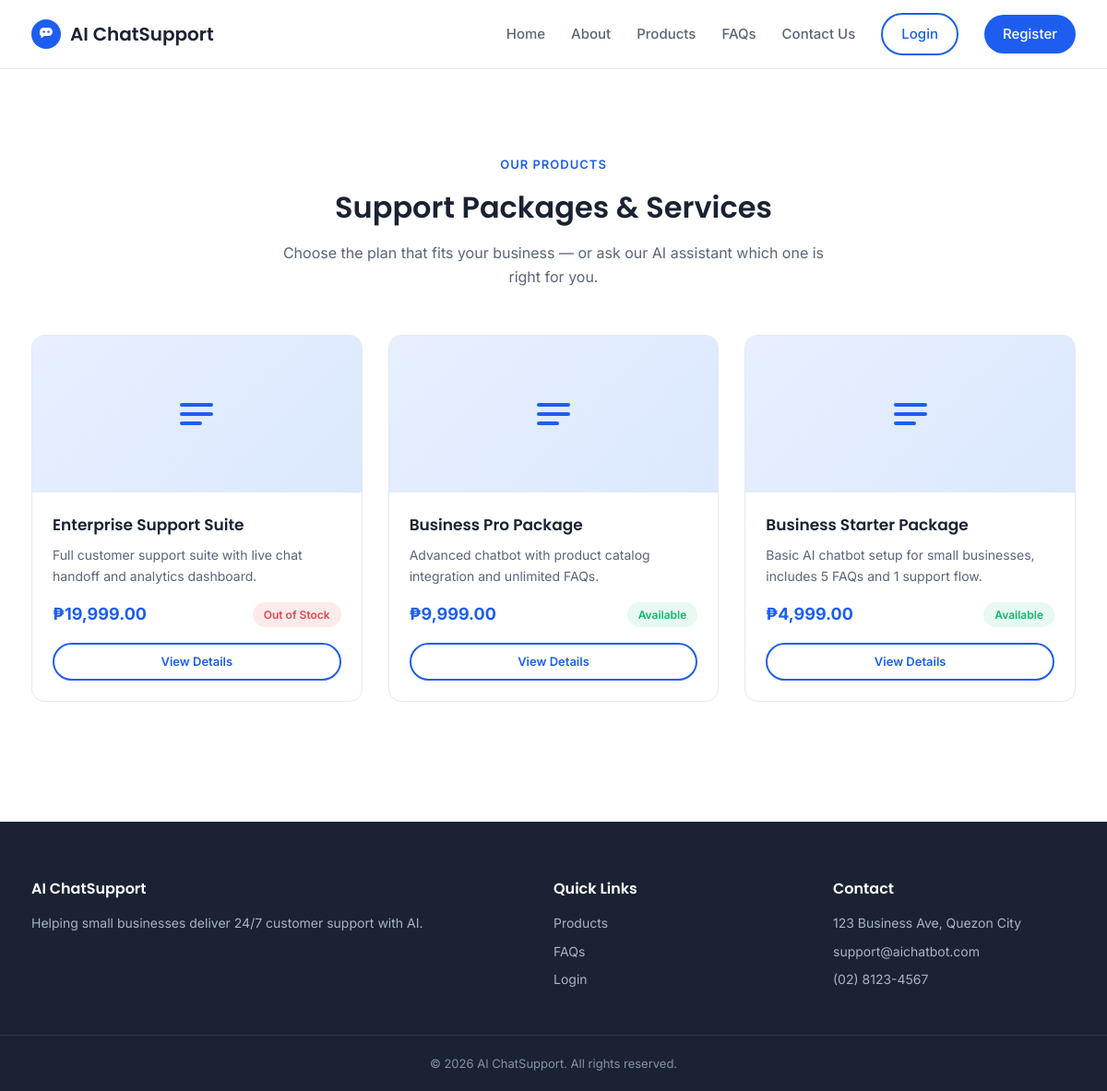
/products.php, run on the app's committed database.
### tables this page shows
CREATE TABLE IF NOT EXISTS products (
    id            INT AUTO_INCREMENT PRIMARY KEY,
    name          VARCHAR(100)   NOT NULL,
    description   TEXT           NOT NULL,
    price         DECIMAL(10,2)  NOT NULL,
    image         VARCHAR(255)   DEFAULT NULL,  
    availability  ENUM('Available','Out of Stock') NOT NULL DEFAULT 'Available',
    created_by    INT            DEFAULT NULL,
    created_at    DATETIME DEFAULT CURRENT_TIMESTAMP,
    updated_at    DATETIME DEFAULT CURRENT_TIMESTAMP ON UPDATE CURRENT_TIMESTAMP,
    FOREIGN KEY (created_by) REFERENCES admins(id) ON DELETE SET NULL
);

### auth.php (called while the page is built, shortened)
<?php
function is_logged_in() {
    return isset($_SESSION['user_id']);
}

### functions.php (called while the page is built, shortened)
<?php
function e($string) {
    return htmlspecialchars($string ?? '', ENT_QUOTES, 'UTF-8');
}

### products.php (the view, shortened to what this page needs)
<?php
require_once __DIR__ . '/includes/db_connect.php';
require_once __DIR__ . '/includes/functions.php';
require_once __DIR__ . '/includes/auth.php';
$products = $conn->query("SELECT * FROM products ORDER BY id DESC");
require_once __DIR__ . '/includes/header.php';
?>
<section class="section">
  <div class="container">
    <div class="section-head">
      <span class="eyebrow">Our Products</span>
      <h2>Support Packages &amp; Services</h2>
      <p>Choose the plan that fits your business — or ask our AI assistant which one is right for you.</p>
    </div>
    <div class="product-grid">
      <?php if ($products && $products->num_rows > 0): ?>
        <?php while ($p = $products->fetch_assoc()): ?>
          <div class="product-card">
            <div class="product-thumb">
              <svg width="48" height="48" viewBox="0 0 24 24" fill="none"><path d="M4 7h16M4 12h16M4 17h10" stroke="currentColor" stroke-width="2" stroke-linecap="round"/></svg>
            </div>
            <div class="product-body">
              <h3><?php echo e($p['name']); ?></h3>
              <p class="desc"><?php echo e(mb_strimwidth($p['description'], 0, 110, '...')); ?></p>
              <div class="product-meta">
                <span class="price">₱<?php echo number_format($p['price'], 2); ?></span>
                <span class="badge <?php echo $p['availability'] === 'Available' ? 'badge-available' : 'badge-outofstock'; ?>"><?php echo e($p['availability']); ?></span>
              </div>
              <a href="product_details.php?id=<?php echo (int)$p['id']; ?>" class="btn btn-outline btn-block btn-sm">View Details</a>
            </div>
          </div>
        <?php endwhile; ?>
      <?php else: ?>
        <p>No products available at the moment. Please check back soon.</p>
      <?php endif; ?>
    </div>
  </div>
</section>
<?php require_once __DIR__ . '/includes/footer.php'; ?>

### header.php (shortened to what this page needs)
<?php
require_once __DIR__ . '/functions.php';
?>
<!DOCTYPE html>
<html lang="en">
<head>
<link rel="stylesheet" href="css/style.css">
</head>
<body>
<header class="site-header">
  <div class="container nav-wrap">
    <a href="index.php" class="brand">
      <span>AI ChatSupport</span>
    </a>
    <nav class="main-nav" id="mainNav">
      <a href="index.php#home">Home</a>
      <a href="index.php#about">About</a>
      <a href="products.php">Products</a>
      <a href="faq.php">FAQs</a>
      <a href="index.php#contact">Contact Us</a>
      <?php if (is_logged_in()): ?>
        <a href="chat.php">AI Chat</a>
        <a href="chat_history.php">History</a>
        <a href="logout.php" class="btn-nav-outline">Logout</a>
      <?php else: ?>
        <a href="login.php" class="btn-nav-outline">Login</a>
        <a href="register.php" class="btn-nav-filled">Register</a>
      <?php endif; ?>
    </nav>
  </div>
</header>

### footer.php (shortened to what this page needs)
<footer class="site-footer">
  <div class="container footer-wrap">
    <div>
      <h4>AI ChatSupport</h4>
      <p>Helping small businesses deliver 24/7 customer support with AI.</p>
    </div>
    <div>
      <h4>Quick Links</h4>
      <a href="products.php">Products</a>
      <a href="faq.php">FAQs</a>
      <a href="login.php">Login</a>
    </div>
    <div>
      <h4>Contact</h4>
      <p>123 Business Ave, Quezon City</p>
      <p>support@aichatbot.com</p>
      <p>(02) 8123-4567</p>
    </div>
  </div>
  <div class="footer-bottom">
    &copy; <?php echo date('Y'); ?> AI ChatSupport. All rights reserved.
  </div>
</footer>
</body>
</html>

### style.css (style rules this page uses)
:root { --primary: #1D5EF0; --primary-dark: #1443B3; --primary-light: #E8F0FE; --accent: #4FD1C5; --text-dark: #1A2233; --text-grey: #5B6479; --border: #E3E8F0; --white: #FFFFFF; --bg-soft: #F5F8FF; --danger: #E5484D; --success: #12B76A; --radius: 14px; --shadow: 0 6px 24px rgba(29, 94, 240, 0.08); --shadow-hover: 0 12px 32px rgba(29, 94, 240, 0.16); }
* { box-sizing: border-box; margin: 0; padding: 0; }
body { font-family: 'Inter', sans-serif; color: var(--text-dark); background: var(--white); line-height: 1.6; }
h1, h2, h3, h4, .brand span { font-family: 'Poppins', sans-serif; font-weight: 600; }
a { text-decoration: none; color: inherit; }
.container { max-width: 1180px; margin: 0 auto; padding: 0 24px; }
.btn { display: inline-flex; align-items: center; justify-content: center; gap: 8px; padding: 12px 26px; border-radius: 999px; font-weight: 600; font-size: 15px; border: none; cursor: pointer; transition: transform 0.15s ease, box-shadow 0.15s ease, background 0.2s ease; }
.btn-outline { background: transparent; color: var(--primary); border: 2px solid var(--primary); }
.btn-block { width: 100%; }
.btn-sm { padding: 8px 16px; font-size: 13px; }
.site-header { position: sticky; top: 0; z-index: 100; background: rgba(255,255,255,0.92); backdrop-filter: blur(8px); border-bottom: 1px solid var(--border); }
.nav-wrap { display: flex; align-items: center; justify-content: space-between; height: 74px; }
.brand { display: flex; align-items: center; gap: 10px; font-size: 20px; color: var(--text-dark); }
.main-nav { display: flex; align-items: center; gap: 28px; font-weight: 500; font-size: 15px; }
.main-nav a { color: var(--text-grey); transition: color 0.15s ease; }
.btn-nav-outline { padding: 9px 20px; border: 2px solid var(--primary); border-radius: 999px; color: var(--primary) !important; }
.btn-nav-filled { padding: 9px 20px; border-radius: 999px; background: var(--primary); color: var(--white) !important; }
.section { padding: 90px 0; }
.section-head { text-align: center; max-width: 620px; margin: 0 auto 50px; }
.section-head h2 { font-size: 32px; margin-bottom: 12px; }
.section-head p { color: var(--text-grey); }
.eyebrow { display: inline-block; color: var(--primary); font-weight: 600; font-size: 13px; letter-spacing: 1px; text-transform: uppercase; margin-bottom: 10px; }
.product-grid { display: grid; grid-template-columns: repeat(3, 1fr); gap: 28px; }
.product-card { background: var(--white); border: 1px solid var(--border); border-radius: var(--radius); overflow: hidden; transition: transform 0.2s ease, box-shadow 0.2s ease; display: flex; flex-direction: column; }
.product-thumb { height: 170px; background: linear-gradient(135deg, var(--primary-light), #dbe8ff); display: flex; align-items: center; justify-content: center; color: var(--primary); }
.product-body { padding: 22px; flex: 1; display: flex; flex-direction: column; }
.product-body h3 { font-size: 17px; margin-bottom: 8px; }
.product-body p.desc { color: var(--text-grey); font-size: 14px; margin-bottom: 16px; flex: 1; }
.product-meta { display: flex; align-items: center; justify-content: space-between; margin-bottom: 16px; }
.price { font-weight: 700; color: var(--primary); font-size: 18px; }
.badge { padding: 4px 12px; border-radius: 999px; font-size: 12px; font-weight: 600; }
.badge-available { background: #E7F9F1; color: var(--success); }
.badge-outofstock { background: #FDEBEC; color: var(--danger); }
.site-footer { background: var(--text-dark); color: #cfd6e6; padding: 60px 0 0; margin-top: 40px; }
.footer-wrap { display: grid; grid-template-columns: 2fr 1fr 1fr; gap: 40px; padding-bottom: 40px; }
.footer-wrap h4 { color: #fff; margin-bottom: 14px; }
.footer-wrap a, .footer-wrap p { display: block; color: #aab3c5; font-size: 14px; margin-bottom: 8px; }
.footer-bottom { text-align: center; padding: 20px 0; border-top: 1px solid #2c3448; font-size: 13px; color: #8792a8; }

### data on the page
products: name "Enterprise Support Suite", description "Full customer support suite with live chat handoff and analytics dashboard.", price "19,999.00", availability "Out of Stock"
products: name "Business Pro Package", description "Advanced chatbot with product catalog integration and unlimited FAQs.", price "9,999.00", availability "Available"
products: name "Business Starter Package", description "Basic AI chatbot setup for small businesses, includes 5 FAQs and 1 support flow.", price "4,999.00", availability "Available"
